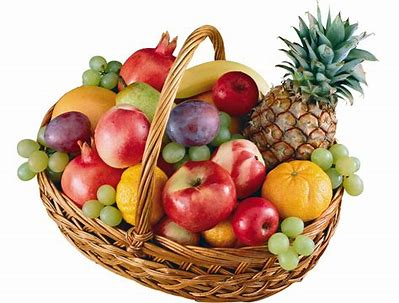
#> input picture download.jpg, 399 x 303 px, given in place of OIP.jpg, which was not available
$ python assign7.py
#> lines starting #> are read from the running program, lines starting #| are printed output that depends on the picture; pictures that were not available may be replaced by others from this repository, and a replacement may not be noted
import cv2
import numpy as np
i1 = cv2.imread("OIP.jpg")
#> i1 is the input picture: shape (303, 399, 3); mean B, G, R 148.7, 169.9, 199.7
i2 = cv2.imread("lena.jpg")
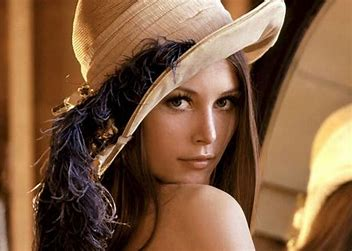
#> input picture lena.jpg, 352 x 251 px
#> i2 is the input picture: shape (251, 352, 3); mean B, G, R 65.3, 93.9, 130.2
i1=cv2.resize(i1,(500,500))
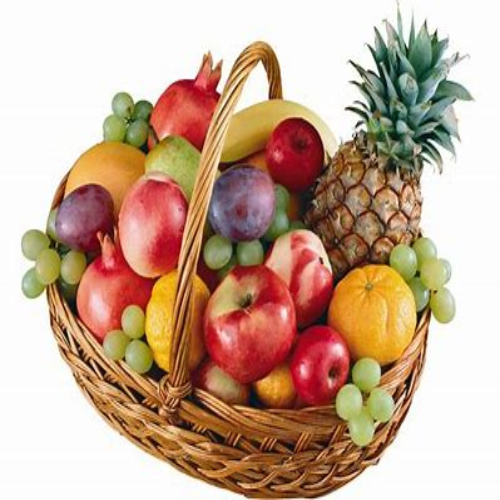
#> i1: shape (500, 500, 3); mean B, G, R 148.6, 169.8, 199.6
i2=cv2.resize(i2,(500,500))
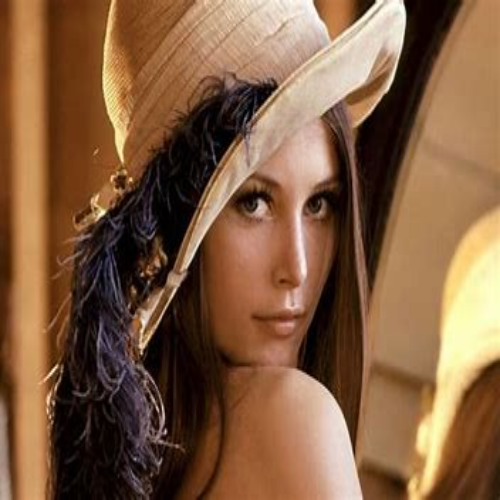
#> i2: shape (500, 500, 3); mean B, G, R 65.2, 93.8, 130.1
i3 = cv2.subtract(i1,i2)
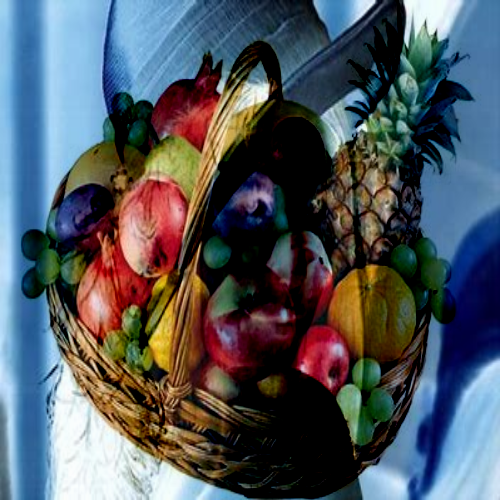
#> i3: shape (500, 500, 3); mean B, G, R 95.5, 87.8, 80.7
i4 = cv2.add(i1,i2)
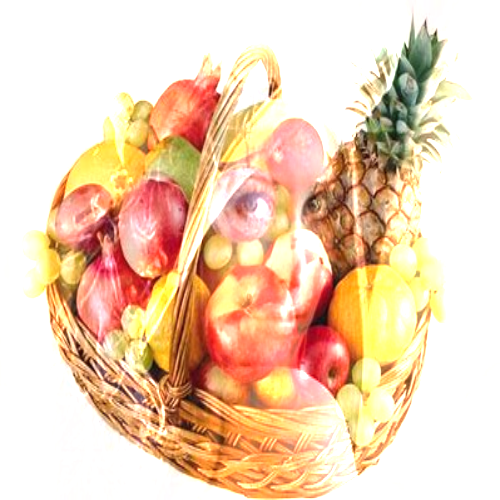
#> i4: shape (500, 500, 3); mean B, G, R 181.8, 210.2, 240
i5 = cv2.multiply(i1,i2)
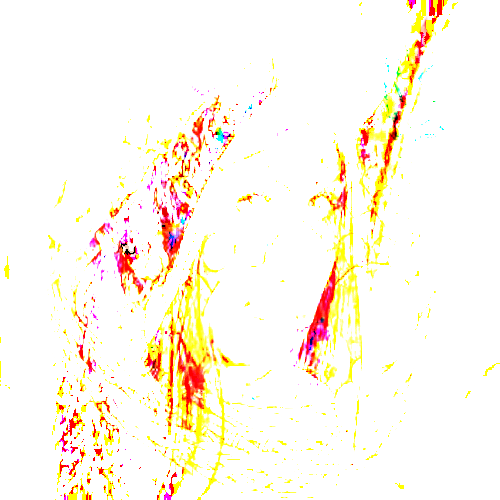
#> i5: shape (500, 500, 3); mean B, G, R 234.8, 247.3, 254.5
i6 = cv2.divide(i1,i2)
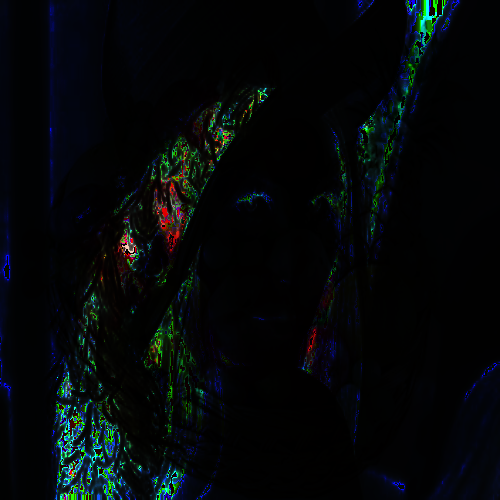
#> i6: shape (500, 500, 3); mean B, G, R 8.8, 7.4, 4.1
cv2.imwrite("subtract.jpg",i3)
cv2.waitKey(0)
cv2.imwrite("add.jpg",i4)
cv2.waitKey(0)
cv2.imwrite("mul.jpg",i5)
cv2.waitKey(0)
cv2.imwrite("div.jpg",i6)
cv2.waitKey(0)
